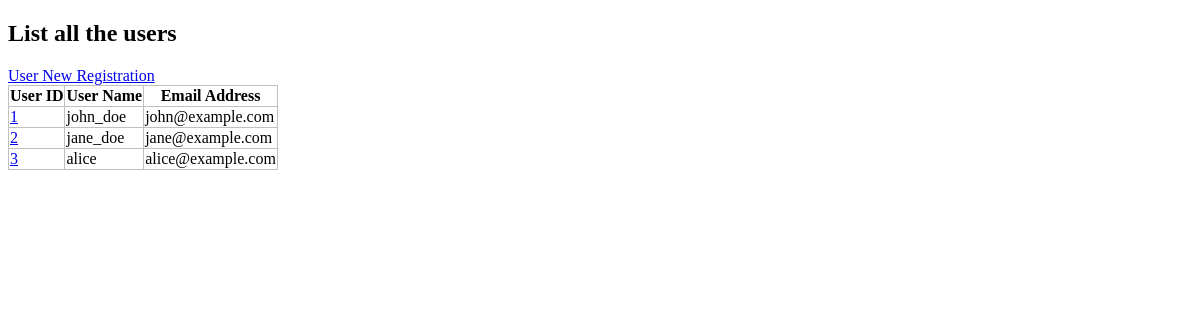
The app's page /crud/users, older data.
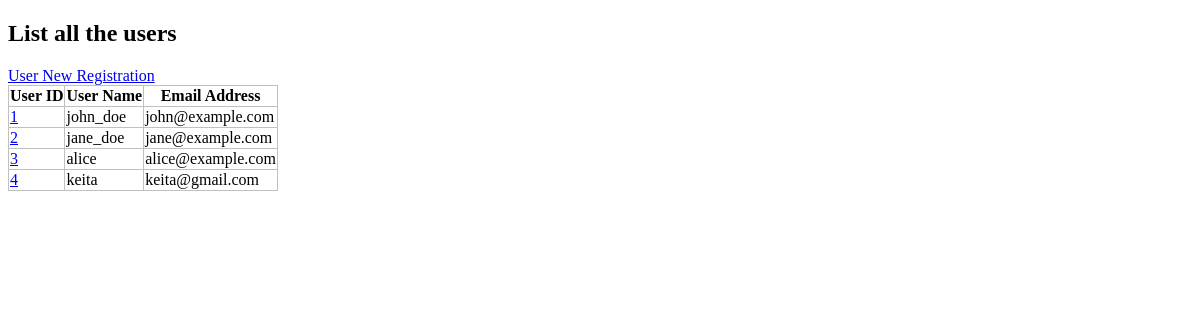
The same page, newer data.
### apps/crud/models.py (models this page shows, shortened)
class User(db.Model):
    __tablename__ = "users"
    id = db.Column(db.Integer, primary_key = True)
    username = db.Column(db.String, index = True)
    email = db.Column(db.String, unique = True, index = True)
    password_hash = db.Column(db.String)
    created_at = db.Column(db.DateTime, default = datetime.now)
    updated_at = db.Column(
        db.DateTime, default = datetime.now, onupdate = datetime.now
    )
    @property
    def password(self):
        raise AttributeError("!!Unable to read!!")

### apps/crud/views.py (the view)
@crud.route("/users")
def users():
    users = User.query.all()
    return render_template("crud/index.html", users = users)

### apps/crud/templates/crud/index.html (shortened to what this page needs)
<!DOCTYPE html>
<html lang = "ja">
    <head>
        <link rel="stylesheet" href="{{url_for('crud.static', filename='style.css')}}" />
        <link
            rel = "stylesheet"
            href = "{{ url_for('crud.static', filename = 'style.css')}}"
        />
    </head>
    <body>
        <h2> List all the users</h2>
        <a href = "{{ url_for('crud.create_user')}}"> User New Registration</a>
        <table>
            <tr>
                <th>User ID</th>
                <th>User Name</th>
                <th>Email Address</th>
            </tr>
            {% for user in users %}
            <tr>
                <td>
                    <a href = "{{ url_for('crud.edit_user', user_id=user.id) }}">{{ user.id}}</a>
                </td>
                <td>{{ user.username}}</td>
                <td>{{ user.email}}</td>
            </tr>
            {% endfor %}
        </table>
    </body>
</html>

Row changes from the older to the newer data that the page shows:
added User: id "4", username "keita", email "keita@gmail.com"
